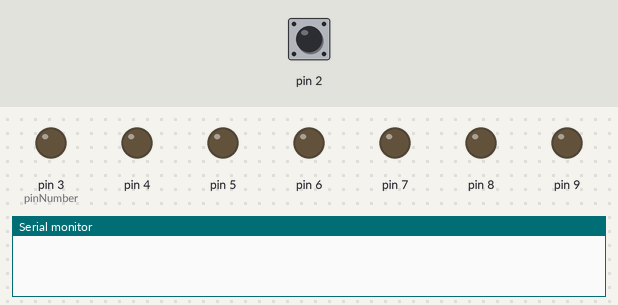
A sketch run on a simulated Arduino Uno, built with avr-gcc and run on an emulated ATmega328P. On the bench: output pins drawn as LEDs (lit = HIGH), the last lines printed to the serial monitor. Dashed ring = blinking. Inputs (shaded band) come from the test bench; at power-on: pin 2 HIGH. Random numbers use the default seed unless the sketch sets one.

Above: at 1.2 s.
1.3 s: pin 2 pulled LOW for 0.15 s
At 1.95 s:
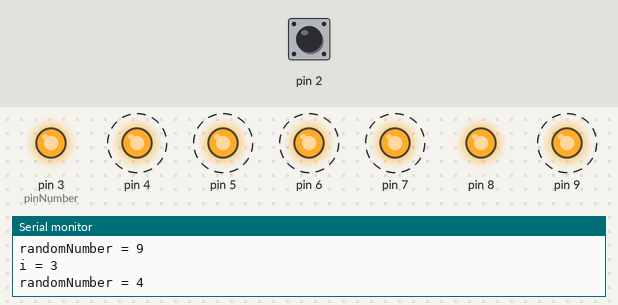
4.3 s: pin 2 pulled LOW for 1 s
At 6.2 s:
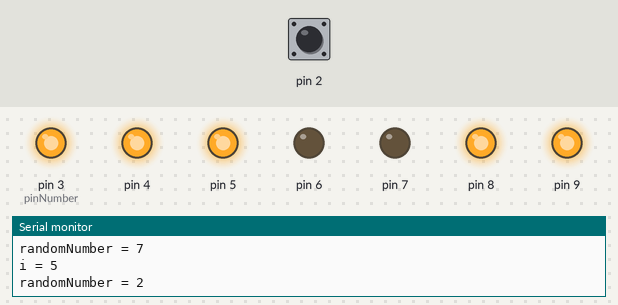
7.3 s: pin 2 pulled LOW for 0.15 s
At 7.55 s:
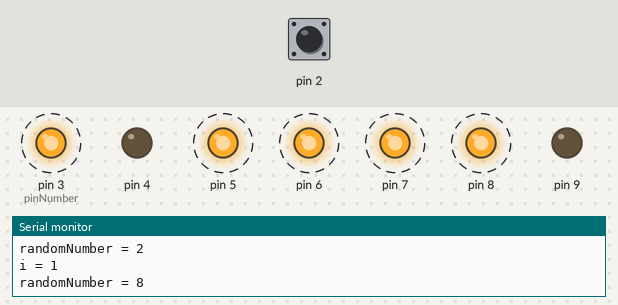
10.3 s: pin 2 pulled LOW for 3.2 s
At 14.6 s:
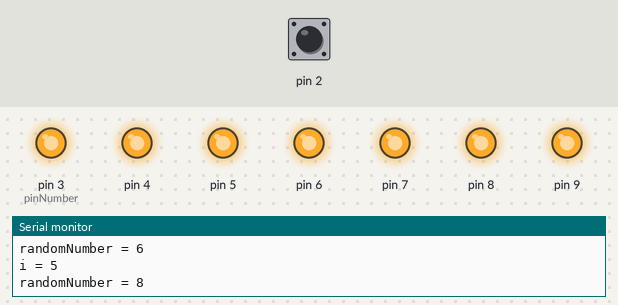
Timing chart, 0 to 16.0 s (numbered marks = the images above; inputs shaded):
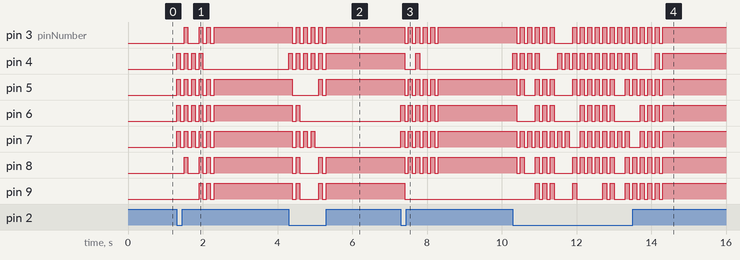

Measured:
- after the input at 1.3 s, pin 3 (pinNumber): goes HIGH 0.10 s, LOW 0.30 s, HIGH 0.10 s, LOW 0.10 s, HIGH 0.10 s, LOW 0.10 s, then HIGH, starting after 0.20 s; pin 4: alternates HIGH for 0.10 s and LOW for 0.10 s, 8 changes in all, then stays LOW, starting at once
- after the input at 4.3 s, pin 3 (pinNumber): alternates HIGH for 0.10 s and LOW for 0.10 s, 10 changes in all, then stays HIGH, starting after 0.10 s; pin 4: alternates HIGH for 0.10 s and LOW for 0.10 s, 11 changes in all, then stays HIGH, starting at once
- after the input at 7.3 s, pin 3 (pinNumber): alternates HIGH for 0.10 s and LOW for 0.10 s, 10 changes in all, then stays HIGH, starting after 0.10 s; pin 4: HIGH → LOW after 0.10 s, → HIGH 0.30 s later, → LOW 0.10 s later
- after the input at 10.3 s, pin 3 (pinNumber): goes 5 × (LOW 0.10 s, HIGH 0.10 s), LOW 0.50 s, 12 × (HIGH 0.10 s, LOW 0.10 s), then HIGH, starting after 0.10 s; pin 4: LOW → HIGH at once, → LOW 0.10 s later, → HIGH 0.10 s later, → LOW 0.10 s later, … (33 changes in this stretch)

The sketch:

sketch_jun16a.ino
```cpp
void setup() {
  pinMode(2, INPUT_PULLUP);
  Serial.begin(9600);
  int pinNumber = 3;
  while(pinNumber <= 9){
    pinMode(pinNumber, OUTPUT);
    pinNumber = pinNumber + 1;
  }
  randomSeed(analogRead(A0));
}

void loop() {
  int number;
  if(!digitalRead(2)){
  number = getRandomNumber(0,10);
  }
  displayNumber(number);
}

void displayClear(){
  digitalWrite(3, LOW);
  digitalWrite(4, LOW);
  digitalWrite(5, LOW);
  digitalWrite(6, LOW);
  digitalWrite(7, LOW);
  digitalWrite(8, LOW);
  digitalWrite(9, LOW);
}
void displayNumber (int ledNumber) {
  switch(ledNumber){
    case 0:
      digitalWrite(3, HIGH);
      digitalWrite(4, HIGH);
      digitalWrite(7, HIGH);
      digitalWrite(8, HIGH);
      digitalWrite(9, HIGH);
      digitalWrite(6, HIGH);
      break;
    case 1:
      digitalWrite(4, HIGH);
      digitalWrite(7, HIGH);
      break;
    case 2:
      digitalWrite(3, HIGH);
      digitalWrite(4, HIGH);
      digitalWrite(5, HIGH);
      digitalWrite(8, HIGH);
      digitalWrite(9, HIGH);
      break;
    case 3:
      digitalWrite(3, HIGH);
      digitalWrite(4, HIGH);
      digitalWrite(5, HIGH);
      digitalWrite(8, HIGH);
      digitalWrite(7, HIGH);
      break;
    case 4:
      digitalWrite(6, HIGH);
      digitalWrite(5, HIGH);
      digitalWrite(4, HIGH);
      digitalWrite(7, HIGH);
      break;
    case 5:
      digitalWrite(3, HIGH);
      digitalWrite(6, HIGH);
      digitalWrite(5, HIGH);
      digitalWrite(8, HIGH);
      digitalWrite(7, HIGH);
      break;
    case 6:
      digitalWrite(3, HIGH);
      digitalWrite(6, HIGH);
      digitalWrite(5, HIGH);
      digitalWrite(9, HIGH);
      digitalWrite(8, HIGH);
      digitalWrite(7, HIGH);
      break;
    case 7:
      digitalWrite(3, HIGH);
      digitalWrite(4, HIGH);
      digitalWrite(7, HIGH);
      break;
    case 8:
      digitalWrite(3, HIGH);
      digitalWrite(4, HIGH);
      digitalWrite(5, HIGH);
      digitalWrite(6, HIGH);
      digitalWrite(7, HIGH);
      digitalWrite(8, HIGH);
      digitalWrite(9, HIGH);
      break;
    case 9:
      digitalWrite(3, HIGH);
      digitalWrite(6, HIGH);
      digitalWrite(5, HIGH);
      digitalWrite(4, HIGH);
      digitalWrite(7, HIGH);
      digitalWrite(8, HIGH);
      break;
  }
}

int getRandomNumber(int minNumber, int maxNumber){
  int randomNumber;
  int i = 0;
  while (i < 5){
    i = i + 1;
    randomNumber = random(minNumber, maxNumber);
    displayNumber(randomNumber);
    delay(100);
    displayClear();
    delay(100);

    Serial.print("i = ");
    Serial.println(i);
    Serial.print("randomNumber = ");
    Serial.println(randomNumber);
    Serial.println("");
  }

  return randomNumber;
}
```
